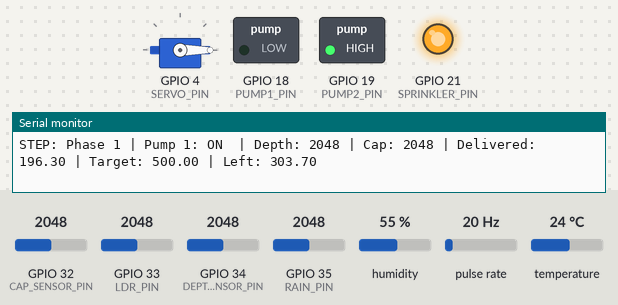
The sketch below on a simulated ESP32. Parts: servo, switched loads named in the sketch (green lamp = pin HIGH), output pins drawn as LEDs (lit = HIGH), the last lines printed to the serial monitor. Wiring (inferred from the names in the program): pulse sensor: data GPIO 27. Dashed ring = blinking. The inputs (shaded band) are chosen by the test bench; at power-on: GPIO 33 (LDR_PIN) = 2048, GPIO 32 (CAP_SENSOR_PIN) = 2048, pulse rate 20 Hz, GPIO 34 (DEPTH_SENSOR_PIN) = 2048, GPIO 35 (RAIN_PIN) = 2048, humidity 55 %, temperature 24 °C. WiFi joins after 1.5 s; servers stay silent unless stated; uploads are accepted with an empty reply; not simulated (calls return 0 or success): secrets.h.

Above: at 2.8 s.
2.9 s: GPIO 33 (LDR_PIN) set to 2151
8.4 s: GPIO 33 (LDR_PIN) set to 2259
At 9.4 s:
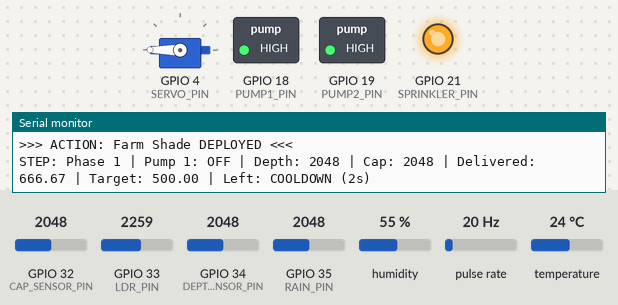
19.2 s: GPIO 32 (CAP_SENSOR_PIN) set to 1934
At 19.8 s:
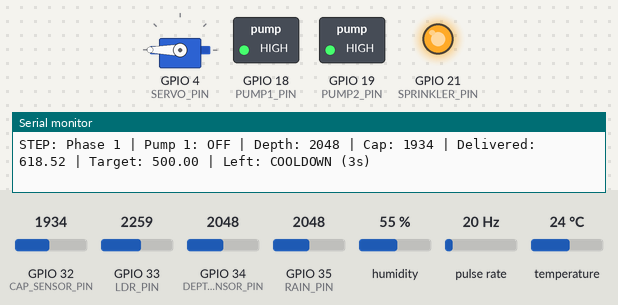
26.0 s: GPIO 32 (CAP_SENSOR_PIN) set to 2240
At 26.9 s:
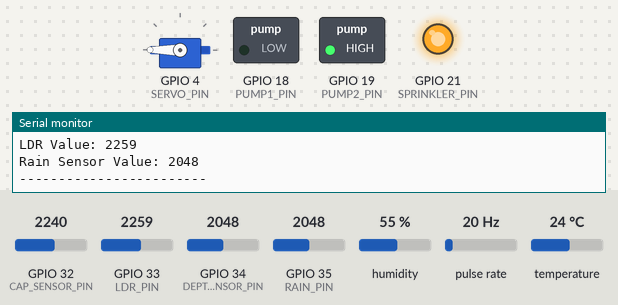
31.4 s: pulse rate (sensor on GPIO 27) set to 150 Hz
At 36.4 s:
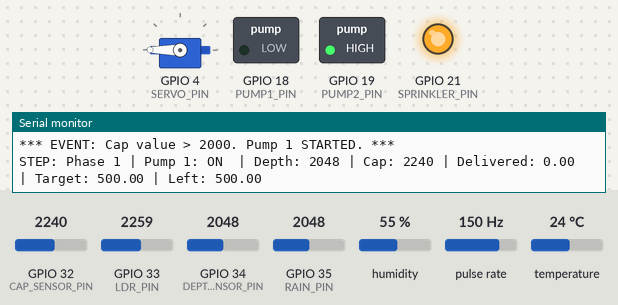
36.5 s: pulse rate (sensor on GPIO 27) set to 50 Hz
Timing chart, 0 to 39.7 s (numbered marks = the images above; inputs shaded):
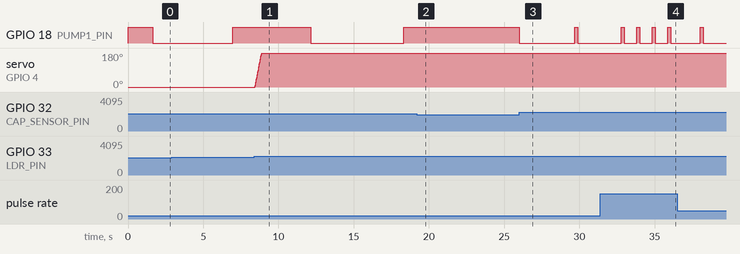

Measured:
- the behaviour switches between 2200 and 2201 on GPIO 33 (LDR_PIN) (found by bisection; images 0 and 1)
- after the input at 8.4 s, servo on GPIO 4 (SERVO_PIN): moves from 0° to 180° over 0.45 s, starting at once
- after the input at 19.2 s, GPIO 18 (PUMP1_PIN): stays HIGH (without the input it goes to LOW after 4.3 s)
- after the input at 26.0 s, GPIO 18 (PUMP1_PIN): HIGH → LOW at once, → HIGH 3.7 s later, → LOW 0.21 s later
- after the input at 31.4 s, GPIO 18 (PUMP1_PIN): alternates HIGH for 0.21 s and LOW for 0.82 s, starting after 1.4 s

The sketch:

all_sensor_integration_final_wifi.ino
```cpp
#include <WiFi.h>
#include <ESP32Servo.h>
#include "globals.h"
#include "network_sensors.h"

bool manualShade = false;
bool lastShadeState = false;
bool shadeOverride = false;
Servo shadeServo;

portMUX_TYPE mux = portMUX_INITIALIZER_UNLOCKED;

void IRAM_ATTR countPulse() {
  portENTER_CRITICAL_ISR(&mux);
  pulseCount++;
  portEXIT_CRITICAL_ISR(&mux);
}

void setup() {
  Serial.begin(115200);

  Serial.println("\n=====================================");
  Serial.println("System Startup Initialized...");

  Serial.println("Step 1: Configuring Pins...");
  pinMode(PUMP1_PIN, OUTPUT);
  pinMode(PUMP2_PIN, OUTPUT);
  pinMode(SPRINKLER_PIN, OUTPUT);
  pinMode(DEPTH_SENSOR_PIN, INPUT);
  pinMode(CAP_SENSOR_PIN, INPUT);

  pinMode(FLOW_SENSOR_PIN, INPUT_PULLUP);
  attachInterrupt(digitalPinToInterrupt(FLOW_SENSOR_PIN), countPulse, FALLING);

  dht.begin();
  pinMode(LDR_PIN, INPUT);
  pinMode(RAIN_PIN, INPUT);

  shadeServo.setPeriodHertz(50);
  shadeServo.attach(SERVO_PIN, 500, 2400);
  shadeServo.write(0);

  Serial.println("Step 2: Forcing Pumps to Initial OFF State...");
  digitalWrite(PUMP1_PIN, HIGH);
  digitalWrite(PUMP2_PIN, HIGH);
  digitalWrite(SPRINKLER_PIN, HIGH);

  Serial.println("Step 3: Connecting to WiFi...");
  WiFi.disconnect(true);
  delay(100);
  WiFi.mode(WIFI_STA);
  WiFi.begin(ssid, password);
  while (WiFi.status() != WL_CONNECTED) {
    delay(500);
    Serial.print(".");
  }

  Serial.println("\nWiFi Connected!");
  Serial.print("IP Address: ");
  Serial.println(WiFi.localIP());

  Serial.println("Startup Complete!");
  printEnvironmentSensors();
  lastEnvPrintTime = millis();
  lastOverrideCheck = millis();
  lastFlowMillis = millis();

  Serial.println("Beginning Operations...");
  Serial.println("=====================================\n");
}

void loop() {
  unsigned long currentMillis = millis();

  if (currentMillis - lastFlowMillis >= 1000) {
    unsigned long currentPulses = 0;
    portENTER_CRITICAL(&mux);
    currentPulses = pulseCount;
    pulseCount = 0;
    portEXIT_CRITICAL(&mux);

    float elapsedSeconds = (currentMillis - lastFlowMillis) / 1000.0;
    float frequency = currentPulses / elapsedSeconds;
    currentFlowRate = frequency / calibrationFactor;

    float mlPerPulse = 1000.0 / (calibrationFactor * 60.0);
    float volumeAdded = currentPulses * mlPerPulse;

    currentVolume += volumeAdded;
    lastFlowMillis = currentMillis;
  }

  int depthValue = analogRead(DEPTH_SENSOR_PIN);
  int capValue = analogRead(CAP_SENSOR_PIN);

  if (disableSoil) capValue = 1500;
  if (disableDepth) depthValue = 2000;

  if (currentMillis - lastOverrideCheck >= overrideInterval) {
    checkBackendOverride();
    lastOverrideCheck = currentMillis;
  }

  int currentLdr = analogRead(LDR_PIN);
  int currentRain = analogRead(RAIN_PIN);
  if (disableLdr) currentLdr = 1000;
  if (disableRain) currentRain = 4095;

  bool desiredShade = lastShadeState;

  if (!shadeOverride) {
    if (currentRain < 1800 || currentLdr > 2200) {
      desiredShade = true;
    } else if (currentRain > 2200 && currentLdr < 1800) {
      desiredShade = false;
    }
  } else {
    desiredShade = manualShade;
  }

  if (desiredShade != lastShadeState) {
    if (desiredShade) {
      for (int pos = 0; pos <= 180; pos += 2) {
        shadeServo.write(pos);
        delay(5);
      }
      Serial.println("\n>>> ACTION: Farm Shade DEPLOYED <<<");
    } else {
      for (int pos = 180; pos >= 0; pos -= 2) {
        shadeServo.write(pos);
        delay(5);
      }
      Serial.println("\n>>> ACTION: Farm Shade RETRACTED <<<");
    }
    lastShadeState = desiredShade;
  }

  digitalWrite(SPRINKLER_PIN, manualSprinkler ? LOW : HIGH);

  if (currentMillis - lastEnvPrintTime >= envPrintInterval) {
    printEnvironmentSensors();
    float h = dht.readHumidity();
    float t = dht.readTemperature();
    int ldrValue = analogRead(LDR_PIN);
    int rainValue = analogRead(RAIN_PIN);

    if (disableTemp) {
       t = 25.0;
       h = 50.0;
    }
    if (disableLdr) ldrValue = 1000;
    if (disableRain) rainValue = 4095;

    sendSensorDataToBackend(t, h, ldrValue, capValue, rainValue, depthValue, currentVolume, currentFlowRate);
    lastEnvPrintTime = currentMillis;
  }

  if (currentMode == "manual") {
     digitalWrite(PUMP1_PIN, manualPump1 ? LOW : HIGH);
     digitalWrite(PUMP2_PIN, manualPump2 ? LOW : HIGH);

     if (currentMillis - lastPrintTime >= printInterval) {
        Serial.print("MODE: MANUAL | P1: ");
        Serial.print(manualPump1 ? "ON " : "OFF");
        Serial.print(" | P2: "); Serial.print(manualPump2 ? "ON " : "OFF");
        Serial.print(" | SPRK: ");
        Serial.print(manualSprinkler ? "ON " : "OFF");
        Serial.print(" | Delivered Vol: "); Serial.println(currentVolume);
        lastPrintTime = currentMillis;
     }
     delay(50);
     return;
  }

  if (currentPhase == 1) {
    if (depthValue <= 0) {
      currentPhase = 2;
      pump1Running = false;
      digitalWrite(PUMP1_PIN, HIGH);
      digitalWrite(PUMP2_PIN, LOW);
      pump2StartTime = millis();
      Serial.println("\n*** URGENT NOTIFICATION: Depth reached 0! ***");
      sendNotification("URGENT: Water Tank Depth reached 0! Refill Pump Started.", "alert");
      Serial.println("Emergency Stop: Pump 1 | Starting Pump 2...");
      return;
    }

    if (pump1Running && !targetVolumeReached && (currentVolume >= targetVolume)) {
      pump1Running = false;
      targetVolumeReached = true;
      digitalWrite(PUMP1_PIN, HIGH);
      volumeReachedTime = millis();
      Serial.println("\n*** NOTIFICATION: Target volume delivered. Pump 1 OFF. ***");
    }

    if (!pump1Running && targetVolumeReached) {
      if (currentMillis - volumeReachedTime >= restartDelay) {
        lastCycleVolume = currentVolume;
        targetVolumeReached = false;
        currentVolume = 0.0;

        Serial.println("\n=====================================");
        Serial.println("Irrigation cycle completed successfully.");
        sendNotification("Irrigation cycle completed successfully.", "info");
        Serial.println("System awaiting next sensor trigger...");
        Serial.println("=====================================\n");
      }
    }

    if (!pump1Running) {
      if (capValue > 2000 && !targetVolumeReached && depthValue > 0) {
        pump1Running = true;
        digitalWrite(PUMP1_PIN, LOW);
        Serial.println("\n*** EVENT: Cap value > 2000. Pump 1 STARTED. ***\n");
      }
    }

    if (currentMillis - lastPrintTime >= printInterval) {
      float volumeLeft = targetVolume - currentVolume;
      if (volumeLeft < 0) volumeLeft = 0;
      Serial.print("STEP: Phase 1 | Pump 1: ");
      Serial.print(pump1Running ? "ON " : "OFF");
      Serial.print(" | Depth: "); Serial.print(depthValue);
      Serial.print(" | Cap: "); Serial.print(capValue);
      Serial.print(" | Delivered: ");
      Serial.print(currentVolume);
      Serial.print(" | Target: ");
      Serial.print(targetVolume);
      Serial.print(" | Left: ");

      if (!pump1Running && targetVolumeReached) {
        int cooldownLeft = (restartDelay - (currentMillis - volumeReachedTime)) / 1000;
        Serial.print("COOLDOWN ("); Serial.print(cooldownLeft); Serial.println("s)");
      } else {
        Serial.println(volumeLeft);
      }
      lastPrintTime = currentMillis;
    }
  }
  else if (currentPhase == 2) {
    digitalWrite(PUMP1_PIN, HIGH);
    digitalWrite(PUMP2_PIN, LOW);

    if (currentMillis - lastPrintTime >= printInterval) {
      int secondsRemaining = (pump2RunDuration - (currentMillis - pump2StartTime)) / 1000;
      Serial.print("STEP: Phase 2 Active | Pump 1: OFF | Pump 2: ON  | Time Remaining: ");
      Serial.print(secondsRemaining);
      Serial.println("s");
      lastPrintTime = currentMillis;
    }

    if (currentMillis - pump2StartTime >= pump2RunDuration) {
      digitalWrite(PUMP1_PIN, HIGH);
      digitalWrite(PUMP2_PIN, HIGH);

      currentPhase = 1;
      targetVolumeReached = false;
      currentVolume = 0.0;

      Serial.println("\n=====================================");
      Serial.println("Refill phase completed. System resetting to Phase 1.");
    }
  }

  delay(50);
}
```

diagnostics.cpp
```cpp
#include <Arduino.h>
#include "diagnostics.h"
#include "globals.h"

// Runs a quick local hardware sanity check and prints to Serial
void runSelfDiagnostics() {
    Serial.println("\n=====================================");
    Serial.println("   INITIATING HARDWARE DIAGNOSTICS   ");
    Serial.println("=====================================");

    // 1. Check DHT11
    float h = dht.readHumidity();
    float t = dht.readTemperature();
    Serial.print("[TEST] DHT11 Temp/Hum: ");
    if (isnan(h) || isnan(t)) {
        Serial.println("FAIL (Check wiring)");
    } else {
        Serial.print("PASS (Temp: "); Serial.print(t);
        Serial.print("C, Hum: "); Serial.print(h); Serial.println("%)");
    }

    // 2. Check LDR
    int ldrValue = analogRead(LDR_PIN);
    Serial.print("[TEST] LDR Sensor: ");
    if (ldrValue == 0 || ldrValue == 4095) {
        Serial.print("WARNING - Extreme Value ("); Serial.print(ldrValue); Serial.println(")");
    } else {
        Serial.print("PASS (Value: "); Serial.print(ldrValue); Serial.println(")");
    }

    // 3. Check Rain Sensor
    int rainValue = analogRead(RAIN_PIN);
    Serial.print("[TEST] Rain Sensor: ");
    if (rainValue == 0 || rainValue == 4095) {
        Serial.print("WARNING - Extreme Value ("); Serial.print(rainValue); Serial.println(")");
    } else {
        Serial.print("PASS (Value: "); Serial.print(rainValue); Serial.println(")");
    }

    // 4. Check Capacitive Soil Sensor
    int capValue = analogRead(CAP_SENSOR_PIN);
    Serial.print("[TEST] Soil Moisture: ");
    if (capValue == 0 || capValue == 4095) {
        Serial.print("WARNING - Extreme Value ("); Serial.print(capValue); Serial.println(")");
    } else {
        Serial.print("PASS (Value: "); Serial.print(capValue); Serial.println(")");
    }

    // 5. Check Depth Sensor
    int depthValue = analogRead(DEPTH_SENSOR_PIN);
    Serial.print("[TEST] Water Depth: ");
    Serial.print("PASS (Value: "); Serial.print(depthValue); Serial.println(")");

    Serial.println("=====================================\n");
}
```

diagnostics.h
```cpp
#ifndef DIAGNOSTICS_H
#define DIAGNOSTICS_H

void runSelfDiagnostics();

#endif
```

globals.cpp
```cpp
#include "globals.h"
#include "secrets.h"

// --- Network Configuration ---
const char* ssid = SECRET_SSID;
const char* password = SECRET_PASS;

// --- Backend Configuration ---
const char* backendUrl = SECRET_BACKEND_URL;
const char* overrideUrl = SECRET_OVERRIDE_URL;
const char* notificationUrl = SECRET_NOTIFICATION_URL;

// Define Pin Connections
const int PUMP1_PIN = 18;
const int PUMP2_PIN = 19;
const int DEPTH_SENSOR_PIN = 34;
const int CAP_SENSOR_PIN = 32;
const int FLOW_SENSOR_PIN = 27;
const int SERVO_PIN = 4;
const int SPRINKLER_PIN = 21;

// Environmental Sensor Setup
DHT dht(DHTPIN, DHTTYPE);
const int LDR_PIN = 33;
const int RAIN_PIN = 35;

// System State Variables
int currentPhase = 1;
bool pump1Running = false;

// Override State Tracking
String currentMode = "auto";
bool manualPump1 = false;
bool manualPump2 = false;
bool manualSprinkler = false;

// Servo Speed Control Variables
int currentServoAngle = 0;
int targetServoAngle = 0;
unsigned long lastServoMoveTime = 0;
const int servoMoveDelay = 15;

unsigned long lastOverrideCheck = 0;
const unsigned long overrideInterval = 3000;

// Volume Tracking Variables
float targetVolume = 500.0;
float currentVolume = 0.0;
float lastCycleVolume = 0.0;
bool targetVolumeReached = false;
unsigned long lastFlowMillis = 0;
float currentFlowRate = 0.0;
const float calibrationFactor = 4.5;

// Flow Sensor Interrupt Variables
volatile unsigned long pulseCount = 0;
float mlPerPulse = 0.0;

// --- Timers ---
unsigned long lastPrintTime = 0;
const unsigned long printInterval = 1000;

unsigned long lastEnvPrintTime = 0;
// CHANGED: Reduced to 5 seconds (5000ms) for fast-paced demo so ML updates quickly!
const unsigned long envPrintInterval = 5000;

unsigned long pump2StartTime = 0;
const unsigned long pump2RunDuration = 14000;

bool disableSoil = false;
bool disableDepth = false;
bool disableTemp = false;
bool disableLdr = false;
bool disableRain = false;

unsigned long volumeReachedTime = 0;
const unsigned long restartDelay = 5000;
```

globals.h
```cpp
#ifndef GLOBALS_H
#define GLOBALS_H

#include <Arduino.h>
#include <DHT.h>
#include <ESP32Servo.h>

extern const char* ssid;
extern const char* password;
extern const char* backendUrl;
extern const char* overrideUrl;
extern const char* notificationUrl;

extern const int PUMP1_PIN;
extern const int PUMP2_PIN;
extern const int DEPTH_SENSOR_PIN;
extern const int CAP_SENSOR_PIN;
extern const int FLOW_SENSOR_PIN;
extern const int SERVO_PIN;
extern const int SPRINKLER_PIN;

// FIXED: Moved the standard DHT11 to pin 19 so it doesn't conflict with CEA on 26
#define DHTPIN 26
#define DHTTYPE DHT11
extern DHT dht;
extern const int LDR_PIN;
extern const int RAIN_PIN;

extern int currentPhase;
extern bool pump1Running;

extern String currentMode;
extern bool manualPump1;
extern bool manualPump2;
extern bool manualShade;
extern bool shadeOverride;
extern bool manualSprinkler;
extern Servo shadeServo;
extern unsigned long lastOverrideCheck;
extern const unsigned long overrideInterval;

extern float targetVolume;
extern float currentVolume;
extern float lastCycleVolume;
extern bool targetVolumeReached;

extern volatile unsigned long pulseCount;
extern float mlPerPulse;
extern unsigned long lastFlowMillis;
extern float currentFlowRate;
extern const float calibrationFactor;

extern unsigned long lastPrintTime;
extern const unsigned long printInterval;

extern unsigned long lastEnvPrintTime;
extern const unsigned long envPrintInterval;

extern unsigned long pump2StartTime;
extern const unsigned long pump2RunDuration;

extern unsigned long volumeReachedTime;
extern const unsigned long restartDelay;

extern bool disableSoil;
extern bool disableDepth;
extern bool disableTemp;
extern bool disableLdr;
extern bool disableRain;

#endif
```

network_sensors.cpp
```cpp
#include "network_sensors.h"
#include "globals.h"
#include <WiFi.h>
#include <HTTPClient.h>
#include <ArduinoJson.h>
#include "diagnostics.h"

void checkBackendOverride() {
  if (WiFi.status() == WL_CONNECTED) {
    HTTPClient http;
    http.begin(overrideUrl);
    int httpResponseCode = http.GET();

    if (httpResponseCode == 200) {
      String payload = http.getString();

      DynamicJsonDocument doc(1024);
      DeserializationError error = deserializeJson(doc, payload);

      if (!error) {
        currentMode = doc["mode"].as<String>();
        manualPump1 = doc["pump1"] | false;
        manualPump2 = doc["pump2"] | false;
        manualSprinkler = doc["sprinkler"] | false;

        disableSoil = doc["disable_soil_moisture"] | false;
        disableDepth = doc["disable_depth"] | false;
        disableTemp = doc["disable_temperature"] | false;
        disableLdr = doc["disable_ldr"] | false;
        disableRain = doc["disable_rain_level"] | false;

        manualShade = doc["shade"] | false;
        shadeOverride = doc["shade_override"] | false;
        targetVolume = doc["target_volume"] | 500.0;
      }
    }
    http.end();
  }
}

void sendSensorDataToBackend(float temp, float hum, int ldr, int cap, int rain, int depth, float flow, float flow_rate) {
  if (WiFi.status() == WL_CONNECTED) {
    HTTPClient http;
    http.begin(backendUrl);
    http.addHeader("Content-Type", "application/json");

    // 1. MUST DECLARE 'doc' FIRST
    StaticJsonDocument<512> doc;

    // 2. NOW WE CAN ADD DATA TO IT
    doc["node_id"] = "esp32_zone_1";
    doc["temperature"] = temp;
    doc["humidity"] = hum;
    doc["ldr"] = ldr;
    doc["soil_moisture"] = cap;
    doc["rain_level"] = rain;
    doc["depth_level"] = depth;
    doc["water_flow"] = flow;
    doc["last_cycle_volume"] = lastCycleVolume;
    doc["flow_rate"] = flow_rate;

    String requestBody;
    serializeJson(doc, requestBody);

    int httpResponseCode = http.POST(requestBody);

    if (httpResponseCode > 0) {
      Serial.print("Sensor Data POSTed successfully. Response code: ");
      Serial.println(httpResponseCode);
    } else {
      Serial.print("Error sending sensor data. Code: ");
      Serial.println(httpResponseCode);
    }

    http.end();
  } else {
    Serial.println("WiFi Disconnected. Cannot send data.");
  }
}

void sendNotification(String message, String type) {
  if (WiFi.status() == WL_CONNECTED) {
    HTTPClient http;
    http.begin(notificationUrl);
    http.addHeader("Content-Type", "application/json");

    StaticJsonDocument<256> doc;
    doc["message"] = message;
    doc["type"] = type;
    doc["node_id"] = "esp32_zone_1";

    String requestBody;
    serializeJson(doc, requestBody);

    int httpResponseCode = http.POST(requestBody);
    http.end();
  }
}

void printEnvironmentSensors() {
  float h = dht.readHumidity();
  float t = dht.readTemperature();
  int ldrValue = analogRead(LDR_PIN);
  int rainValue = analogRead(RAIN_PIN);

  Serial.println("\n--- Environment Data ---");
  if (isnan(h) || isnan(t)) {
    Serial.println("Failed to read from DHT sensor!");
  } else {
    Serial.print("Temp: ");
    Serial.print(t);
    Serial.print(" *C\t");
    Serial.print("Humidity: ");
    Serial.print(h);
    Serial.println(" %");
  }
  Serial.print("LDR Value: ");
  Serial.println(ldrValue);
  Serial.print("Rain Sensor Value: ");
  Serial.println(rainValue);
  Serial.println("------------------------\n");
}
```

network_sensors.h
```cpp
#ifndef NETWORK_SENSORS_H
#define NETWORK_SENSORS_H
#include<Arduino.h>
void checkBackendOverride();
void printEnvironmentSensors();
void sendSensorDataToBackend(float temp, float hum, int ldr, int cap, int rain, int depth, float flow, float flow_rate);
void sendNotification(String message, String type);

#endif
```
